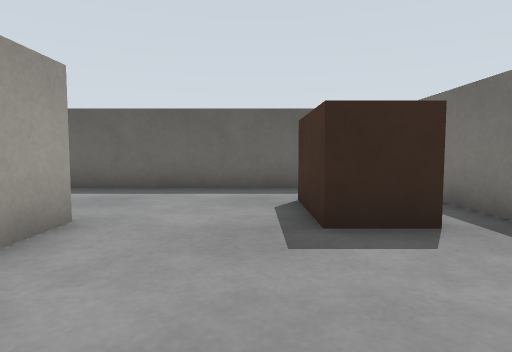
View 1 (above)

13 first-person views from a walk through a robot-simulator world made for Gazebo. The camera is 0.45 m above the floor, tilts 4° down and sees 75° across. The floor is counted in squares, 0.5 m on a side. Each view is taken from the middle of a square. On the plan, view 1 faces up. The plan holds only what a view shows up to about 12 squares ahead; the rest is blank. The place goes on beyond the plan.

View 2
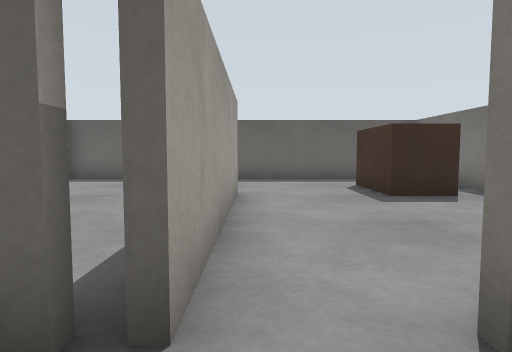

View 3
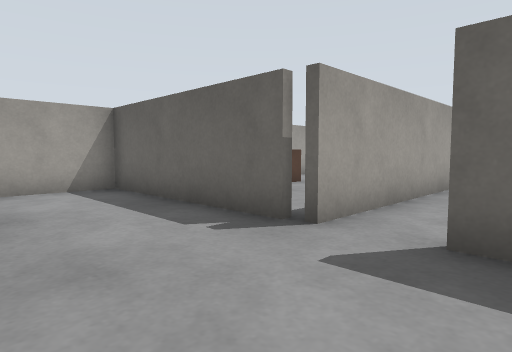

View 4
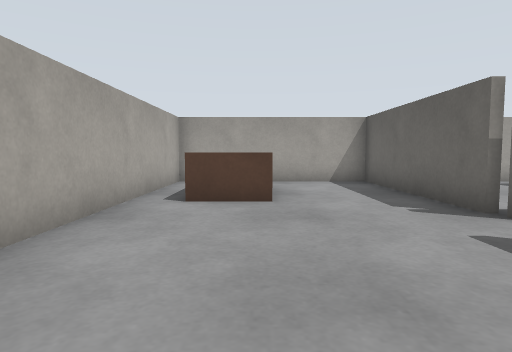

View 5
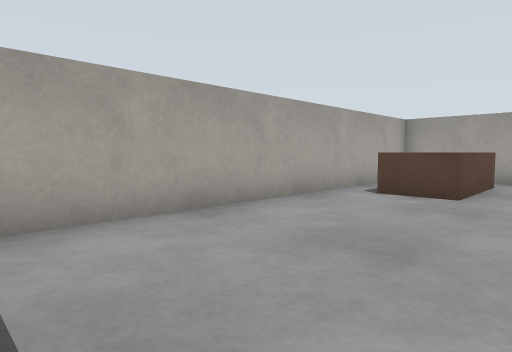

View 6
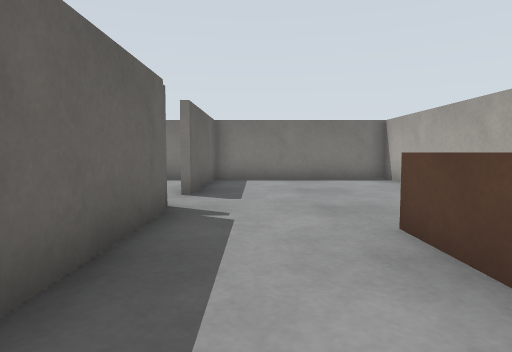

View 7
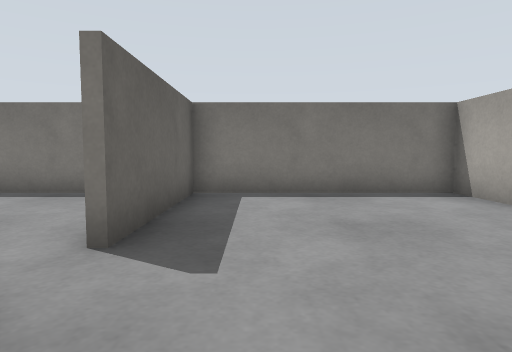

View 8
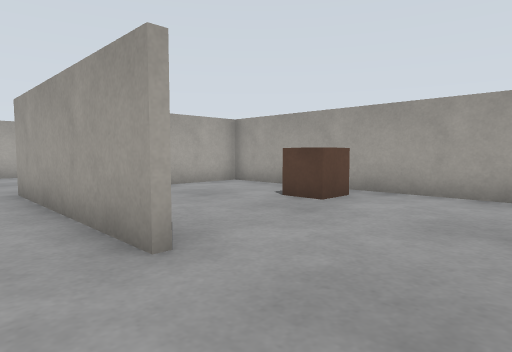

View 9
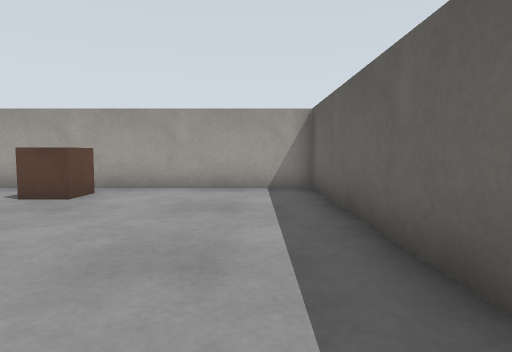

View 10
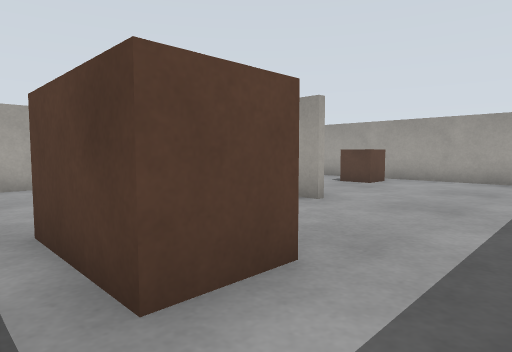

View 11
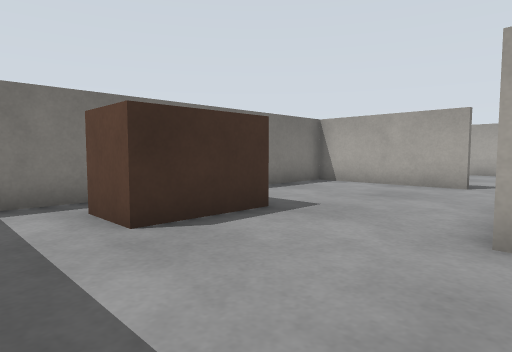

View 12
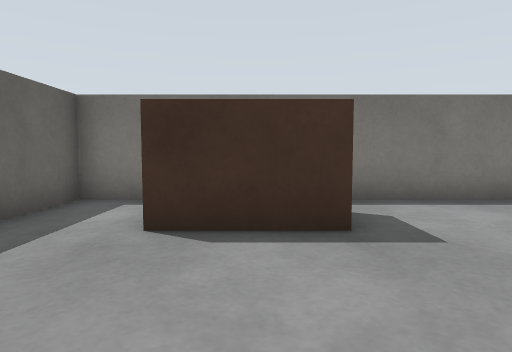

View 13
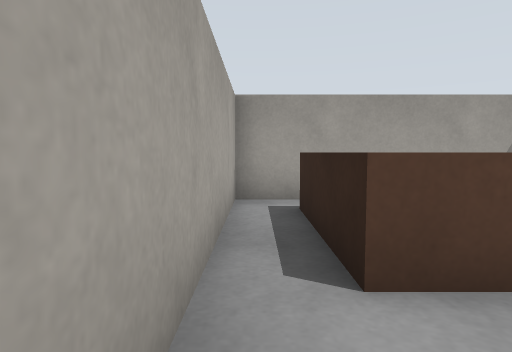

### Floor plan
Points are (right, up) in squares from view 1. A wall is a line through its corners. A room is listed if a view was taken in it or the views show most of it. See-through windows are left out.
Room 1 (views 1, 8, 9, 10, 11, 12)
walls: (-2.4, 4.4) (-2.4, -1.5); (-1, -1.4) (3.5, -1.4); (3.4, -2) (3.4, 8.4) (-8.4, 8.4) (-8.4, -2); (-8.5, -1.4) (-5.9, -1.4)
ways out: opening at (-1.5, -2) to room 2
objects: brown box (-7, 3); brown box (1, 4) to (2, 6)
Room 2 (views 2, 3, 4, 5, 6, 7, 13)
walls: (-2.9, -1.6) (-8.5, -1.6); (3.5, -1.6) (-1, -1.6); (-8.4, -2) (-8.4, -7.4) (3.4, -7.4) (3.4, -2)
ways out: opening at (-1.5, -2) to room 1
objects: brown box (-7, -6) to (-4, -5)

Positions as (right, up) in squares from view 1, and headings:
1: (0, 0), facing up
2: (-2, -3), facing up
3: (0, -5), facing up-left
4: (2, -5), facing left
5: (3, -3), facing down-left
6: (-8, -3), facing right
7: (-4, -3), facing right
8: (-1, 7), facing down-left
9: (0, 7), facing left
10: (3, 8), facing down-left
11: (-3, 8), facing down-right
12: (-3, 5), facing right
13: (-2, -7), facing left
